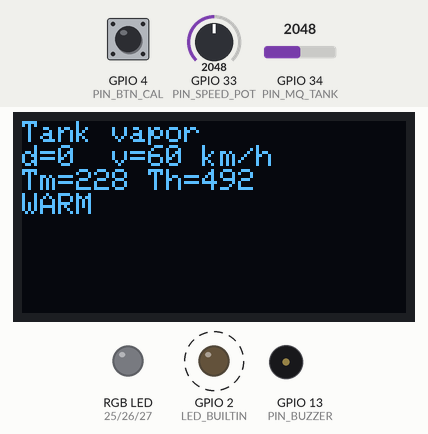
This program was run on a simulated ESP32. On the bench: 128×64 one-colour display, an RGB LED mixed from three pins (HIGH = lit), output pins drawn as LEDs (lit = HIGH), buzzer (waves = sounding, pin HIGH). Dashed ring = blinking. The inputs (shaded band) are chosen by the test bench; at power-on: GPIO 33 (PIN_SPEED_POT) = 2048, GPIO 34 (PIN_MQ_TANK) = 2048, GPIO 4 (PIN_BTN_CAL) HIGH. What the program prints to the serial monitor is not drawn.

Above: at 1.2 s.
1.3 s: GPIO 33 (PIN_SPEED_POT) set to 2866
At 2.8 s:
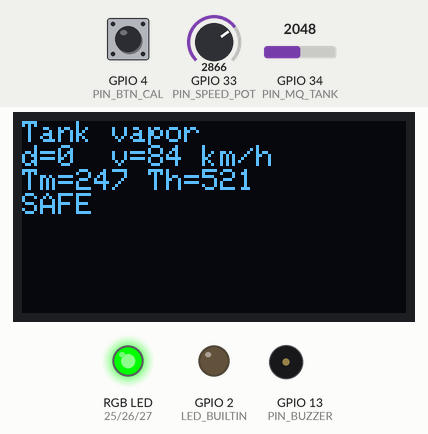
3.6 s: GPIO 34 (PIN_MQ_TANK) set to 2221
At 4.4 s:
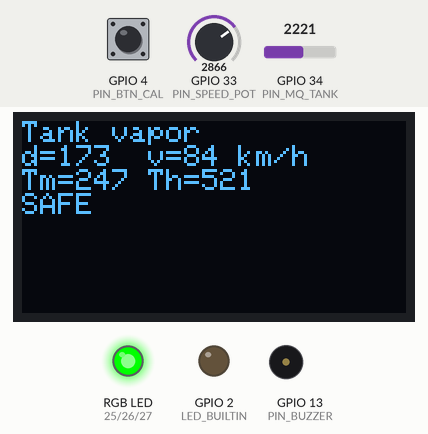
5.1 s: GPIO 34 (PIN_MQ_TANK) set to 2364
At 5.32 s:
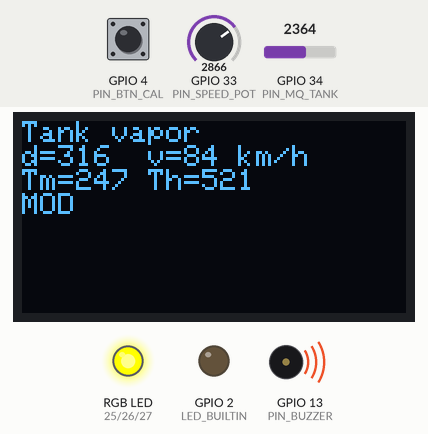
7.6 s: GPIO 34 (PIN_MQ_TANK) set to 2534
At 8.94 s:
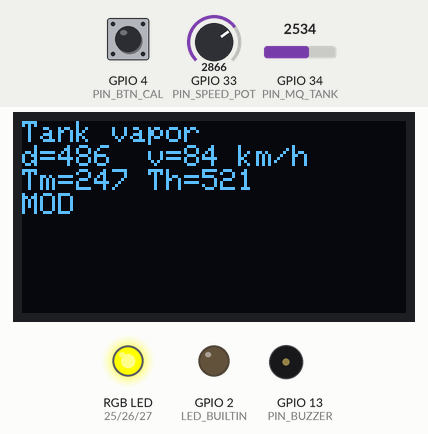
9.1 s: GPIO 34 (PIN_MQ_TANK) set to 2629
At 9.6 s:
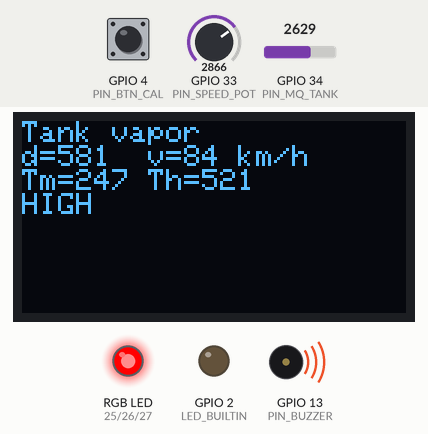
10.6 s: GPIO 33 (PIN_SPEED_POT) set to 3603
At 11.2 s:
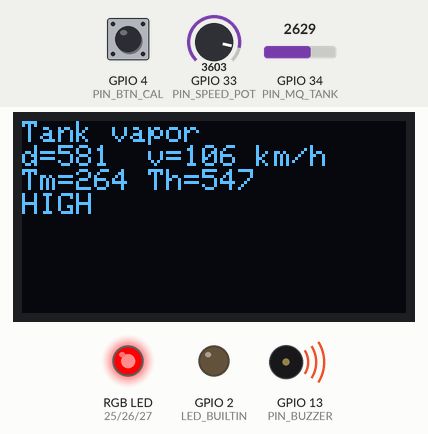
Timing chart, 0 to 13.1 s (numbered marks = the images above; inputs shaded):
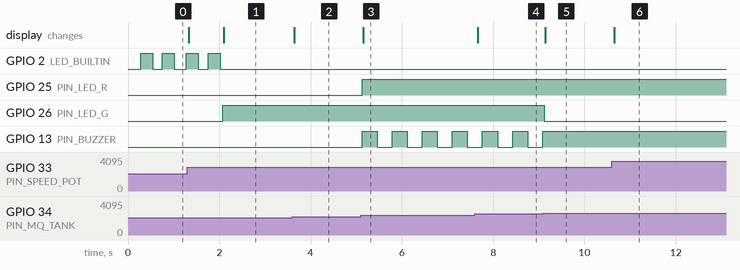

The program:

main.cpp
```cpp
#include <Arduino.h>
#include <Wire.h>
#include <Adafruit_GFX.h>
#include <Adafruit_SSD1306.h>
#include "pins.h"
#include "math_params.h"

namespace {

#if DRY_POT
constexpr uint32_t kWarmupMs = 2000;
#else
constexpr uint32_t kWarmupMs = 60000;
#endif

enum class Alert : uint8_t { Warmup, Safe, Moderate, High };

Adafruit_SSD1306 oled(128, 64, &Wire, -1);

uint16_t baseline;
uint32_t warmupEnd;
uint32_t lastBeepToggle;
uint32_t lastLog;
bool buzzerOn;
Alert alert = Alert::Warmup;
bool oledOk;

uint16_t avgRead(int pin) {
  uint32_t sum = 0;
  for (int i = 0; i < kAvgSamples; ++i) {
    sum += analogRead(pin);
  }
  return static_cast<uint16_t>(sum / kAvgSamples);
}

void captureBaseline() { baseline = avgRead(PIN_MQ_TANK); }

int16_t deltaOf(uint16_t raw, uint16_t base) {
  return raw > base ? static_cast<int16_t>(raw - base) : 0;
}

void setRgb(bool r, bool g, bool b) {
  digitalWrite(PIN_LED_R, r);
  digitalWrite(PIN_LED_G, g);
  digitalWrite(PIN_LED_B, b);
}

void showStudy(Alert a, int16_t d, float speed, float tMod, float tHigh) {
  if (!oledOk) {
    return;
  }
  const char *st = "WARM";
  if (a == Alert::Safe) {
    st = "SAFE";
  } else if (a == Alert::Moderate) {
    st = "MOD";
  } else if (a == Alert::High) {
    st = "HIGH";
  }
  oled.clearDisplay();
  oled.setTextSize(1);
  oled.setTextColor(SSD1306_WHITE);
  oled.setCursor(0, 0);
  oled.println("Tank vapor");
  oled.printf("d=%d  v=%.0f km/h\n", d, speed);
  oled.printf("Tm=%.0f Th=%.0f\n", tMod, tHigh);
  oled.println(st);
  oled.display();
}

}  // namespace

void setup() {
  Serial.begin(115200);
  pinMode(PIN_LED_R, OUTPUT);
  pinMode(PIN_LED_G, OUTPUT);
  pinMode(PIN_LED_B, OUTPUT);
  pinMode(PIN_BUZZER, OUTPUT);
  pinMode(PIN_BTN_CAL, INPUT_PULLUP);
  pinMode(LED_BUILTIN, OUTPUT);
  analogSetAttenuation(ADC_11db);
  setRgb(false, false, false);
  digitalWrite(PIN_BUZZER, LOW);

  Wire.begin(PIN_OLED_SDA, PIN_OLED_SCL);
  oledOk = oled.begin(SSD1306_SWITCHCAPVCC, 0x3C);
  if (!oledOk) {
    Serial.println("OLED not found at 0x3C");
  }

  warmupEnd = millis() + kWarmupMs;
  Serial.println("t_ms,raw,baseline,delta,speed,Tmod,Thigh,state");
}

void loop() {
  const uint16_t raw = avgRead(PIN_MQ_TANK);
  const uint16_t pot = avgRead(PIN_SPEED_POT);
  const float speed = (pot / kAdcMax) * kVmaxKmh;
  const float tMod = kTmod0 + kKmod * speed;
  const float tHigh = kThigh0 + kKhigh * speed;
  const int16_t d = (alert == Alert::Warmup) ? 0 : deltaOf(raw, baseline);

  if (alert == Alert::Warmup) {
    showStudy(alert, 0, speed, tMod, tHigh);
    if (millis() < warmupEnd) {
      digitalWrite(LED_BUILTIN, (millis() / 250) % 2);
      delay(20);
      return;
    }
    captureBaseline();
    alert = Alert::Safe;
  }

  if (digitalRead(PIN_BTN_CAL) == LOW) {
    delay(30);
    if (digitalRead(PIN_BTN_CAL) == LOW) {
      captureBaseline();
      while (digitalRead(PIN_BTN_CAL) == LOW) {
      }
    }
  }

  const int enterMod = static_cast<int>(tMod);
  const int enterHigh = static_cast<int>(tHigh);
  if (d >= enterHigh) {
    alert = Alert::High;
  } else if (d >= enterMod) {
    alert = Alert::Moderate;
  } else if (d < enterMod - kHyst) {
    alert = Alert::Safe;
  }

  switch (alert) {
    case Alert::Safe:
      setRgb(false, true, false);
      digitalWrite(PIN_BUZZER, LOW);
      break;
    case Alert::Moderate:
      setRgb(true, true, false);
      if (millis() - lastBeepToggle >= 300) {
        lastBeepToggle = millis();
        buzzerOn = !buzzerOn;
        digitalWrite(PIN_BUZZER, buzzerOn);
      }
      break;
    case Alert::High:
      setRgb(true, false, false);
      digitalWrite(PIN_BUZZER, HIGH);
      break;
    default:
      break;
  }

  showStudy(alert, d, speed, tMod, tHigh);

  if (millis() - lastLog >= 500) {
    lastLog = millis();
    Serial.printf("%lu,%u,%u,%d,%.1f,%.0f,%.0f,%d\n", millis(), raw, baseline, d, speed,
                  tMod, tHigh, static_cast<int>(alert));
  }
}
```

math_params.h
```cpp
#pragma once

// L3 constants — docs/mathematics.md equations (4)–(5) and H.
// Keep sim/adaptive_threshold.py identical.

constexpr int kAvgSamples = 32;       // M
constexpr int kHyst = 40;             // H, counts
constexpr float kVmaxKmh = 120.0f;
constexpr float kAdcMax = 4095.0f;

constexpr float kTmod0 = 180.0f;      // T_MOD,0  counts
constexpr float kKmod = 0.8f;         // K_MOD    counts / (km/h)
constexpr float kThigh0 = 420.0f;     // T_HIGH,0
constexpr float kKhigh = 1.2f;        // K_HIGH
```

pins.h
```cpp
#pragma once

// Must match .cursor/skills/esp32-fuel-vapor/hardware.md

#define PIN_MQ_TANK 34
#define PIN_SPEED_POT 33

#define PIN_OLED_SDA 21
#define PIN_OLED_SCL 22

#define PIN_LED_R 25
#define PIN_LED_G 26
#define PIN_LED_B 27
#define PIN_BUZZER 13
#define PIN_BTN_CAL 4

// 1 = short warm-up for two-pot dry tests (no MQ-2 heater)
#define DRY_POT 1
```

Measured:
- the behaviour switches between 2294 and 2295 on GPIO 34 (PIN_MQ_TANK) (found by bisection; images 2 and 3)
- the behaviour switches between 2567 and 2568 on GPIO 34 (PIN_MQ_TANK) (found by bisection; images 4 and 5)
- after the input at 1.3 s, the display: first changes at once (image 1 shows a later state)
- after the input at 3.6 s, the display: changes after 0.05 s (image 2)
- after the input at 5.1 s, GPIO 25 (PIN_LED_R): LOW → HIGH at once; GPIO 13 (PIN_BUZZER): alternates HIGH for 0.33 s and LOW for 0.33 s, starting at once; the display: changes after 0.06 s (image 3)
- after the input at 7.6 s, the display: changes after 0.06 s (image 4)
- after the input at 9.1 s, GPIO 26 (PIN_LED_G): HIGH → LOW at once; GPIO 13 (PIN_BUZZER): stops changing and stays HIGH; the display: changes at once (image 5)
- after the input at 10.6 s, the display: changes after 0.05 s (image 6)
